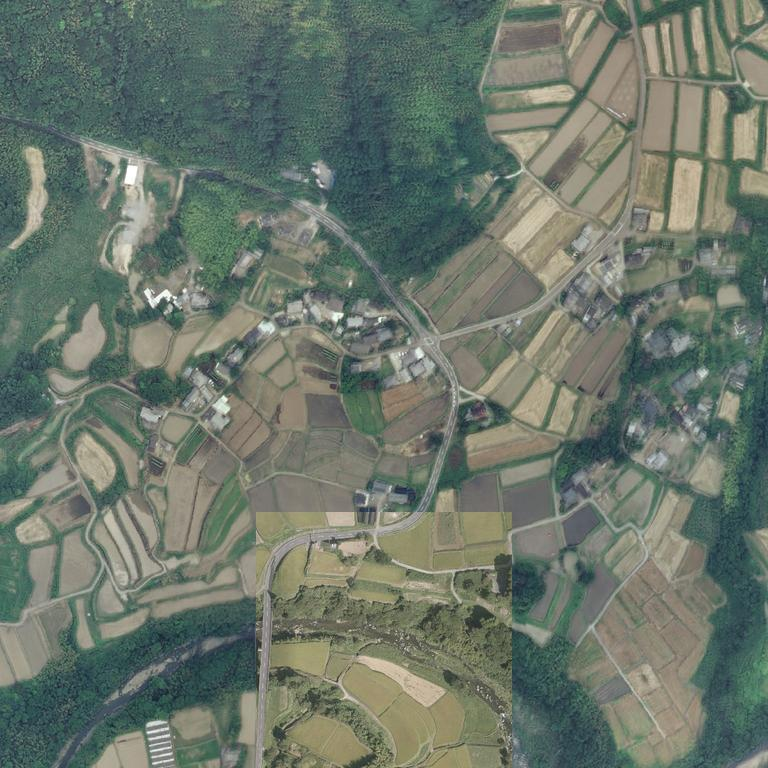
#> input picture aerial_tsujiwara_1km_z17.jpg, 768 x 768 px, found by its file name
$ python forest_detect_texture.py
#> lines starting #> are read from the running program, lines starting #| are printed output that depends on the picture; after the words box and inside, x2 and y2 are one past the last pixel; in counts of white or black regions, pixels touching at a corner belong together
# forest_detect_texture.py
import cv2
import numpy as np

INPUT = "data/aerial_tsujiwara_1km_z17.jpg"
OUTPUT = "forest_mask_texture.png"

# --- パラメータ ---
WIN = 7               # 7x7 の局所領域で分散を見る
VAR_THRESHOLD = 35.0  # 分散の閾値（大→森）

def main():
    # 画像を読み取り
    img = cv2.imread(INPUT)
#> img is the input picture: shape (768, 768, 3); mean B, G, R 106.5, 118.2, 107
    gray = cv2.cvtColor(img, cv2.COLOR_BGR2GRAY)
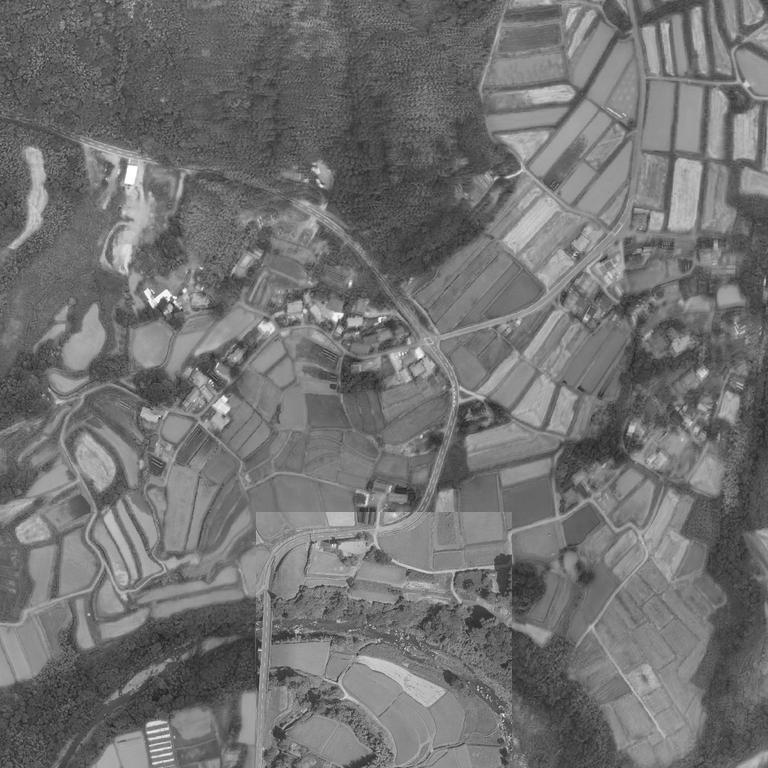
#> gray: shape (768, 768); min 27, max 255, mean 113.5

    # 局所平均
    mean = cv2.blur(gray.astype(np.float32), (WIN, WIN))

    # 局所２乗平均
    mean2 = cv2.blur((gray.astype(np.float32) ** 2), (WIN, WIN))
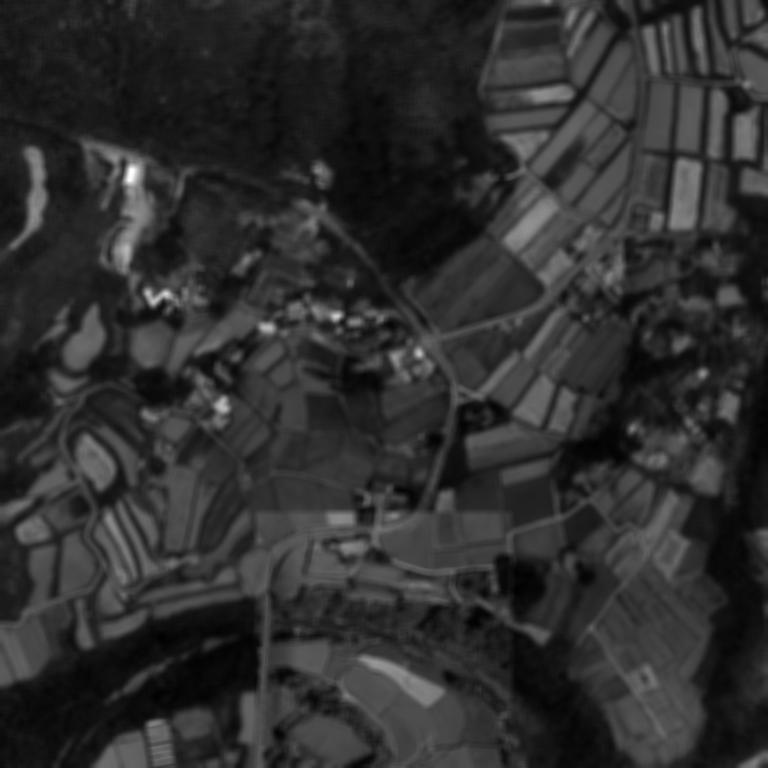
#> mean2: shape (768, 768) float32; min 2193.5, max 64890, mean 13789.2; drawn with min black and max white

    # 分散 = E[x^2] - (E[x])^2
    var = mean2 - mean ** 2
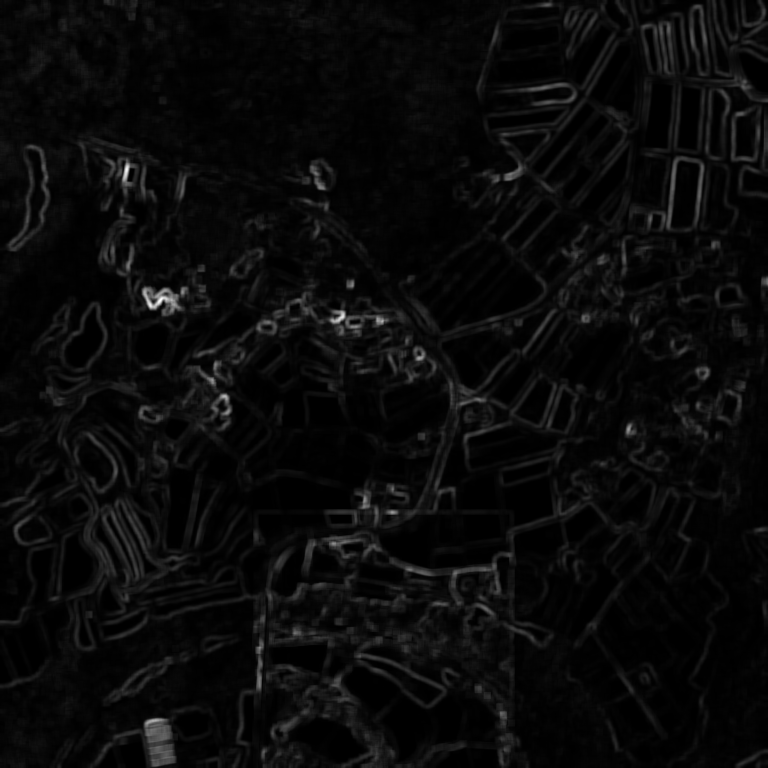
#> var: shape (768, 768) float32; min 0, max 4608.9, mean 186.8; drawn with min black and max white

    # 分散が高い → 森
    forest_mask = (var > VAR_THRESHOLD).astype(np.uint8) * 255
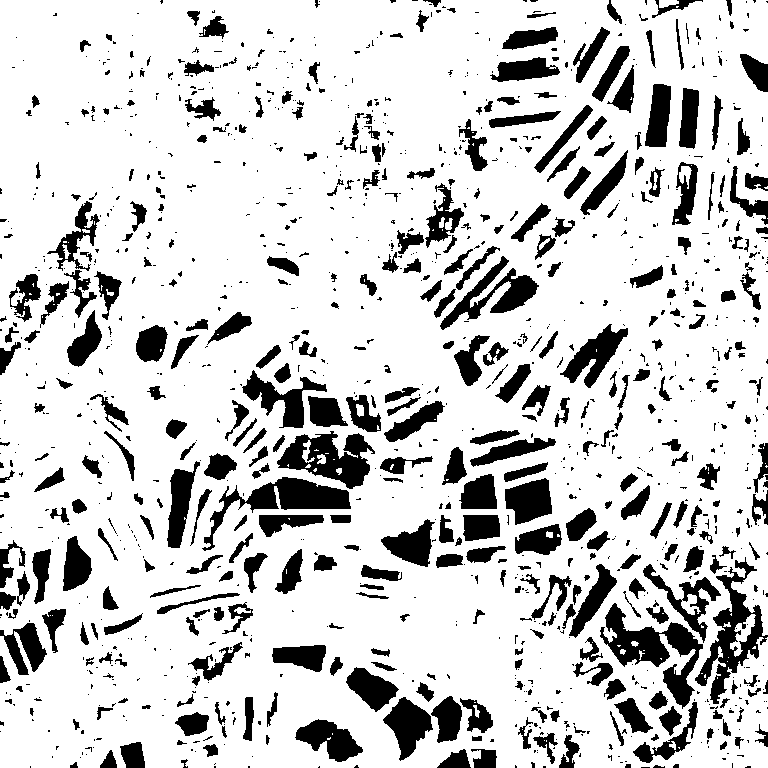
#> forest_mask: shape (768, 768); 81.3% white; 1268 black regions (851 under 20 px), largest, box (x1, y1, x2, y2) and area: (600, 603, 703, 709) 3626, (695, 557, 768, 704) 3213, (202, 477, 351, 551) 2986

    cv2.imwrite(OUTPUT, forest_mask)
    print("saved:", OUTPUT)

if __name__ == "__main__":
    main()
